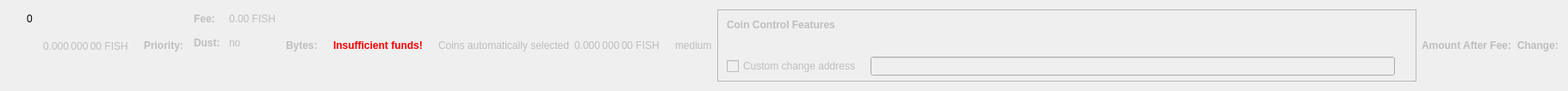
    <widget class="QWidget" name="dummyHideWidget" native="true">
     <property name="maximumSize">
      <size>
       <width>100</width>
       <height>22</height>
      </size>
     </property>
     <layout class="QHBoxLayout" name="dummyHideLayout">
      <item>
       <layout class="QFormLayout" name="formLayoutCoinControl1">
        <property name="horizontalSpacing">
         <number>10</number>
        </property>
        <property name="verticalSpacing">
         <number>14</number>
        </property>
        <property name="leftMargin">
         <number>10</number>
        </property>
        <property name="topMargin">
         <number>4</number>
        </property>
        <property name="rightMargin">
         <number>6</number>
        </property>
        <item row="0" column="1">
         <widget class="QLabel" name="labelCoinControlBytes">
          <property name="cursor">
           <cursorShape>IBeamCursor</cursorShape>
          </property>
          <property name="contextMenuPolicy">
           <enum>Qt::ActionsContextMenu</enum>
          </property>
          <property name="text">
           <string notr="true">0</string>
          </property>
          <property name="textInteractionFlags">
           <set>Qt::LinksAccessibleByMouse|Qt::TextSelectableByKeyboard|Qt::TextSelectableByMouse</set>
          </property>
         </widget>
        </item>
       </layout>
      </item>
      <item>
       <widget class="QLabel" name="labelCoinControlAfterFee">
        <property name="enabled">
         <bool>false</bool>
        </property>
        <property name="sizePolicy">
         <sizepolicy hsizetype="Fixed" vsizetype="Fixed">
          <horstretch>0</horstretch>
          <verstretch>0</verstretch>
         </sizepolicy>
        </property>
        <property name="minimumSize">
         <size>
          <width>111</width>
          <height>12</height>
         </size>
        </property>
        <property name="maximumSize">
         <size>
          <width>111</width>
          <height>12</height>
         </size>
        </property>
        <property name="cursor">
         <cursorShape>IBeamCursor</cursorShape>
        </property>
        <property name="contextMenuPolicy">
         <enum>Qt::ActionsContextMenu</enum>
        </property>
        <property name="text">
         <string notr="true">0.000 000 00 FISH</string>
        </property>
        <property name="textInteractionFlags">
         <set>Qt::LinksAccessibleByMouse|Qt::TextSelectableByKeyboard|Qt::TextSelectableByMouse</set>
        </property>
       </widget>
      </item>
      <item>
       <widget class="QLabel" name="labelCoinControlPriorityText">
        <property name="enabled">
         <bool>false</bool>
        </property>
        <property name="font">
         <font>
          <weight>75</weight>
          <bold>true</bold>
         </font>
        </property>
        <property name="text">
         <string>Priority:</string>
        </property>
       </widget>
      </item>
      <item>
       <layout class="QHBoxLayout" name="horizontalLayout"/>
      </item>
      <item>
       <layout class="QFormLayout" name="formLayoutCoinControl3">
        <property name="horizontalSpacing">
         <number>10</number>
        </property>
        <property name="verticalSpacing">
         <number>14</number>
        </property>
        <property name="leftMargin">
         <number>6</number>
        </property>
        <property name="topMargin">
         <number>4</number>
        </property>
        <property name="rightMargin">
         <number>6</number>
        </property>
        <item row="0" column="0">
         <widget class="QLabel" name="labelCoinControlFeeText">
          <property name="enabled">
           <bool>false</bool>
          </property>
          <property name="font">
           <font>
            <weight>75</weight>
            <bold>true</bold>
           </font>
          </property>
          <property name="text">
           <string>Fee:</string>
          </property>
          <property name="margin">
           <number>0</number>
          </property>
         </widget>
        </item>
        <item row="0" column="1">
         <widget class="QLabel" name="labelCoinControlFee">
          <property name="enabled">
           <bool>false</bool>
          </property>
          <property name="cursor">
           <cursorShape>IBeamCursor</cursorShape>
          </property>
          <property name="contextMenuPolicy">
           <enum>Qt::ActionsContextMenu</enum>
          </property>
          <property name="text">
           <string notr="true">0.00 FISH</string>
          </property>
          <property name="textInteractionFlags">
           <set>Qt::LinksAccessibleByMouse|Qt::TextSelectableByKeyboard|Qt::TextSelectableByMouse</set>
          </property>
         </widget>
        </item>
        <item row="1" column="0">
         <widget class="QLabel" name="labelCoinControlLowOutputText">
          <property name="enabled">
           <bool>false</bool>
          </property>
          <property name="font">
           <font>
            <weight>75</weight>
            <bold>true</bold>
           </font>
          </property>
          <property name="text">
           <string>Dust:</string>
          </property>
         </widget>
        </item>
        <item row="1" column="1">
         <widget class="QLabel" name="labelCoinControlLowOutput">
          <property name="enabled">
           <bool>false</bool>
          </property>
          <property name="cursor">
           <cursorShape>IBeamCursor</cursorShape>
          </property>
          <property name="contextMenuPolicy">
           <enum>Qt::ActionsContextMenu</enum>
          </property>
          <property name="text">
           <string>no</string>
          </property>
          <property name="textInteractionFlags">
           <set>Qt::LinksAccessibleByMouse|Qt::TextSelectableByKeyboard|Qt::TextSelectableByMouse</set>
          </property>
         </widget>
        </item>
       </layout>
      </item>
      <item>
       <widget class="QLabel" name="labelCoinControlBytesText">
        <property name="enabled">
         <bool>false</bool>
        </property>
        <property name="font">
         <font>
          <weight>75</weight>
          <bold>true</bold>
         </font>
        </property>
        <property name="text">
         <string>Bytes:</string>
        </property>
       </widget>
      </item>
      <item>
       <layout class="QFormLayout" name="formLayoutCoinControl2">
        <property name="horizontalSpacing">
         <number>10</number>
        </property>
        <property name="verticalSpacing">
         <number>14</number>
        </property>
        <property name="leftMargin">
         <number>6</number>
        </property>
        <property name="topMargin">
         <number>4</number>
        </property>
        <property name="rightMargin">
         <number>6</number>
        </property>
       </layout>
      </item>
      <item>
       <layout class="QHBoxLayout" name="horizontalLayoutCoinControl2">
        <property name="spacing">
         <number>8</number>
        </property>
        <property name="bottomMargin">
         <number>10</number>
        </property>
       </layout>
      </item>
      <item>
       <widget class="QLabel" name="labelCoinControlInsuffFunds">
        <property name="enabled">
         <bool>false</bool>
        </property>
        <property name="minimumSize">
         <size>
          <width>0</width>
          <height>0</height>
         </size>
        </property>
        <property name="font">
         <font>
          <weight>75</weight>
          <bold>true</bold>
         </font>
        </property>
        <property name="styleSheet">
         <string notr="true">color:red;font-weight:bold;</string>
        </property>
        <property name="text">
         <string>Insufficient funds!</string>
        </property>
        <property name="margin">
         <number>5</number>
        </property>
       </widget>
      </item>
      <item>
       <layout class="QFormLayout" name="formLayoutCoinControl4">
        <property name="horizontalSpacing">
         <number>10</number>
        </property>
        <property name="verticalSpacing">
         <number>14</number>
        </property>
        <property name="leftMargin">
         <number>6</number>
        </property>
        <property name="topMargin">
         <number>4</number>
        </property>
        <property name="rightMargin">
         <number>6</number>
        </property>
       </layout>
      </item>
      <item>
       <widget class="QLabel" name="labelCoinControlAutomaticallySelected">
        <property name="enabled">
         <bool>false</bool>
        </property>
        <property name="sizePolicy">
         <sizepolicy hsizetype="Fixed" vsizetype="Fixed">
          <horstretch>0</horstretch>
          <verstretch>0</verstretch>
         </sizepolicy>
        </property>
        <property name="minimumSize">
         <size>
          <width>0</width>
          <height>0</height>
         </size>
        </property>
        <property name="maximumSize">
         <size>
          <width>240</width>
          <height>16777215</height>
         </size>
        </property>
        <property name="text">
         <string>Coins automatically selected</string>
        </property>
        <property name="margin">
         <number>5</number>
        </property>
       </widget>
      </item>
      <item>
       <widget class="QLabel" name="labelCoinControlChange">
        <property name="enabled">
         <bool>false</bool>
        </property>
        <property name="sizePolicy">
         <sizepolicy hsizetype="Fixed" vsizetype="Fixed">
          <horstretch>0</horstretch>
          <verstretch>0</verstretch>
         </sizepolicy>
        </property>
        <property name="minimumSize">
         <size>
          <width>111</width>
          <height>0</height>
         </size>
        </property>
        <property name="maximumSize">
         <size>
          <width>111</width>
          <height>16777215</height>
         </size>
        </property>
        <property name="cursor">
         <cursorShape>IBeamCursor</cursorShape>
        </property>
        <property name="contextMenuPolicy">
         <enum>Qt::ActionsContextMenu</enum>
        </property>
        <property name="text">
         <string notr="true">0.000 000 00 FISH</string>
        </property>
        <property name="textInteractionFlags">
         <set>Qt::LinksAccessibleByMouse|Qt::TextSelectableByKeyboard|Qt::TextSelectableByMouse</set>
        </property>
       </widget>
      </item>
      <item>
       <widget class="QLabel" name="labelCoinControlPriority">
        <property name="enabled">
         <bool>false</bool>
        </property>
        <property name="cursor">
         <cursorShape>IBeamCursor</cursorShape>
        </property>
        <property name="contextMenuPolicy">
         <enum>Qt::ActionsContextMenu</enum>
        </property>
        <property name="text">
         <string>medium</string>
        </property>
        <property name="textInteractionFlags">
         <set>Qt::LinksAccessibleByMouse|Qt::TextSelectableByKeyboard|Qt::TextSelectableByMouse</set>
        </property>
       </widget>
      </item>
      <item>
       <widget class="QFrame" name="frameCoinControl">
        <property name="sizePolicy">
         <sizepolicy hsizetype="Expanding" vsizetype="Expanding">
          <horstretch>0</horstretch>
          <verstretch>0</verstretch>
         </sizepolicy>
        </property>
        <property name="maximumSize">
         <size>
          <width>16777215</width>
          <height>16777215</height>
         </size>
        </property>
        <property name="frameShape">
         <enum>QFrame::StyledPanel</enum>
        </property>
        <property name="frameShadow">
         <enum>QFrame::Sunken</enum>
        </property>
        <layout class="QVBoxLayout" name="verticalLayoutCoinControl2_2">
         <property name="spacing">
          <number>0</number>
         </property>
         <property name="leftMargin">
          <number>0</number>
         </property>
         <property name="topMargin">
          <number>0</number>
         </property>
         <property name="rightMargin">
          <number>0</number>
         </property>
         <property name="bottomMargin">
          <number>6</number>
         </property>
         <item>
          <layout class="QVBoxLayout" name="verticalLayoutCoinControl" stretch="0,0,0,1">
           <property name="spacing">
            <number>0</number>
           </property>
           <property name="leftMargin">
            <number>10</number>
           </property>
           <property name="topMargin">
            <number>10</number>
           </property>
           <item>
            <layout class="QHBoxLayout" name="horizontalLayoutCoinControl1">
             <property name="bottomMargin">
              <number>15</number>
             </property>
             <item>
              <widget class="QLabel" name="labelCoinControlFeatures">
               <property name="enabled">
                <bool>false</bool>
               </property>
               <property name="sizePolicy">
                <sizepolicy hsizetype="Preferred" vsizetype="Maximum">
                 <horstretch>0</horstretch>
                 <verstretch>0</verstretch>
                </sizepolicy>
               </property>
               <property name="font">
                <font>
                 <weight>75</weight>
                 <bold>true</bold>
                </font>
               </property>
               <property name="styleSheet">
                <string notr="true">font-weight:bold;</string>
               </property>
               <property name="text">
                <string>Coin Control Features</string>
               </property>
              </widget>
             </item>
            </layout>
           </item>
           <item>
            <widget class="QWidget" name="widgetCoinControl" native="true">
             <property name="sizePolicy">
              <sizepolicy hsizetype="Preferred" vsizetype="Preferred">
               <horstretch>0</horstretch>
               <verstretch>0</verstretch>
              </sizepolicy>
             </property>
             <property name="minimumSize">
              <size>
               <width>0</width>
               <height>0</height>
              </size>
             </property>
             <property name="styleSheet">
              <string notr="true"/>
             </property>
             <layout class="QHBoxLayout" name="horizontalLayoutCoinControl5_2">
              <property name="leftMargin">
               <number>0</number>
              </property>
              <property name="topMargin">
               <number>0</number>
              </property>
              <property name="rightMargin">
               <number>0</number>
              </property>
              <property name="bottomMargin">
               <number>0</number>
              </property>
              <item>
               <layout class="QHBoxLayout" name="horizontalLayoutCoinControl3">
                <property name="spacing">
                 <number>20</number>
                </property>
                <property name="topMargin">
                 <number>0</number>
                </property>
                <property name="bottomMargin">
                 <number>10</number>
                </property>
               </layout>
              </item>
             </layout>
            </widget>
           </item>
           <item>
            <layout class="QHBoxLayout" name="horizontalLayoutCoinControl4" stretch="0,0,0">
             <property name="spacing">
              <number>12</number>
             </property>
             <property name="sizeConstraint">
              <enum>QLayout::SetDefaultConstraint</enum>
             </property>
             <property name="topMargin">
              <number>5</number>
             </property>
             <property name="rightMargin">
              <number>5</number>
             </property>
             <item>
              <widget class="QCheckBox" name="checkBoxCoinControlChange">
               <property name="enabled">
                <bool>false</bool>
               </property>
               <property name="toolTip">
                <string>If this is activated, but the change address is empty or invalid, change will be sent to a newly generated address.</string>
               </property>
               <property name="text">
                <string>Custom change address</string>
               </property>
              </widget>
             </item>
             <item>
              <widget class="QValidatedLineEdit" name="lineEditCoinControlChange">
               <property name="enabled">
                <bool>false</bool>
               </property>
               <property name="sizePolicy">
                <sizepolicy hsizetype="Expanding" vsizetype="Fixed">
                 <horstretch>0</horstretch>
                 <verstretch>0</verstretch>
                </sizepolicy>
               </property>
              </widget>
             </item>
             <item>
              <widget class="QLabel" name="labelCoinControlChangeLabel_2">
               <property name="sizePolicy">
                <sizepolicy hsizetype="Preferred" vsizetype="Expanding">
                 <horstretch>0</horstretch>
                 <verstretch>0</verstretch>
                </sizepolicy>
               </property>
               <property name="minimumSize">
                <size>
                 <width>0</width>
                 <height>0</height>
                </size>
               </property>
               <property name="text">
                <string/>
               </property>
               <property name="margin">
                <number>3</number>
               </property>
              </widget>
             </item>
            </layout>
           </item>
           <item>
            <spacer name="verticalSpacerCoinControl">
             <property name="orientation">
              <enum>Qt::Vertical</enum>
             </property>
             <property name="sizeHint" stdset="0">
              <size>
               <width>800</width>
               <height>1</height>
              </size>
             </property>
            </spacer>
           </item>
          </layout>
         </item>
        </layout>
       </widget>
      </item>
      <item>
       <widget class="QLabel" name="labelCoinControlAfterFeeText">
        <property name="enabled">
         <bool>false</bool>
        </property>
        <property name="minimumSize">
         <size>
          <width>0</width>
          <height>0</height>
         </size>
        </property>
        <property name="maximumSize">
         <size>
          <width>16777215</width>
          <height>16777215</height>
         </size>
        </property>
        <property name="font">
         <font>
          <weight>75</weight>
          <bold>true</bold>
         </font>
        </property>
        <property name="text">
         <string>Amount After Fee:</string>
        </property>
        <property name="alignment">
         <set>Qt::AlignLeading|Qt::AlignLeft|Qt::AlignVCenter</set>
        </property>
        <property name="margin">
         <number>0</number>
        </property>
       </widget>
      </item>
      <item>
       <widget class="QLabel" name="labelCoinControlChangeText">
        <property name="enabled">
         <bool>false</bool>
        </property>
        <property name="sizePolicy">
         <sizepolicy hsizetype="Preferred" vsizetype="Preferred">
          <horstretch>0</horstretch>
          <verstretch>0</verstretch>
         </sizepolicy>
        </property>
        <property name="minimumSize">
         <size>
          <width>0</width>
          <height>0</height>
         </size>
        </property>
        <property name="maximumSize">
         <size>
          <width>16777215</width>
          <height>16777215</height>
         </size>
        </property>
        <property name="font">
         <font>
          <weight>75</weight>
          <bold>true</bold>
         </font>
        </property>
        <property name="text">
         <string>Change:</string>
        </property>
        <property name="alignment">
         <set>Qt::AlignLeading|Qt::AlignLeft|Qt::AlignVCenter</set>
        </property>
       </widget>
      </item>
     </layout>
    </widget>
